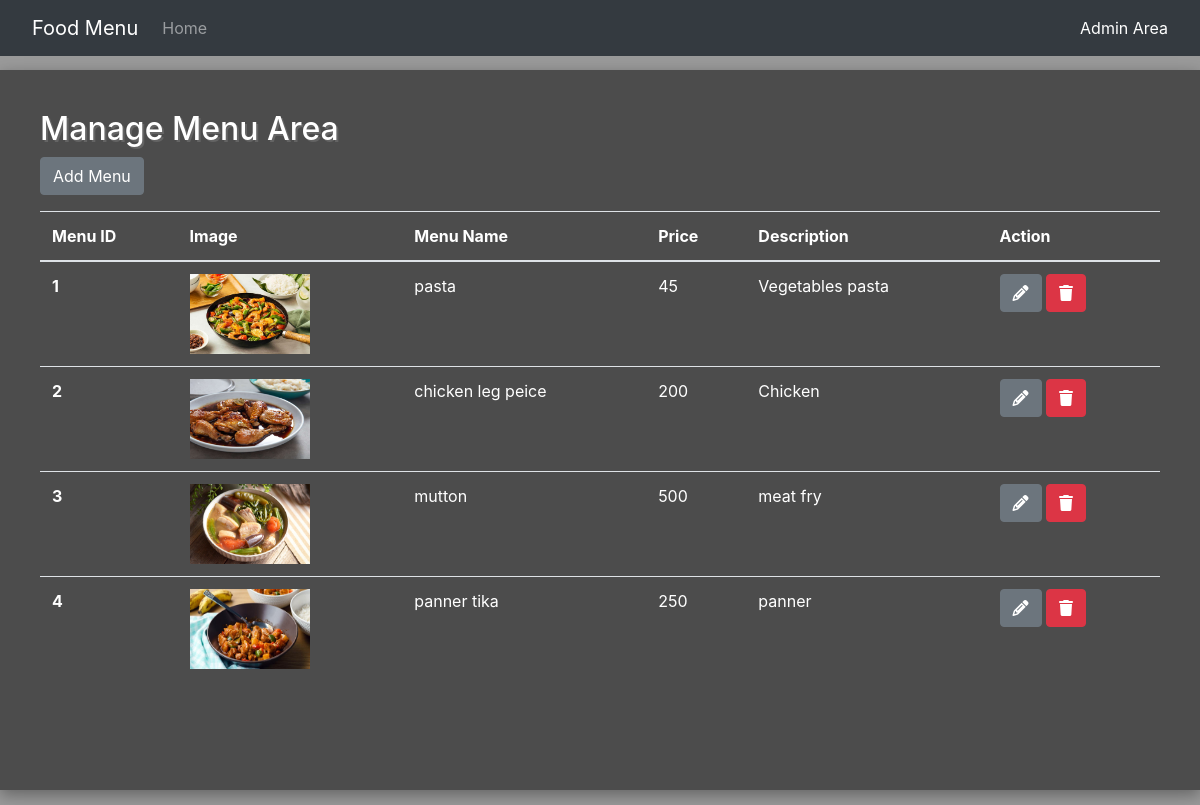
The app's page /admin.php with its own data.
### tables this page shows
CREATE TABLE `tbl_menu` (
  `tbl_menu_id` int(11) NOT NULL AUTO_INCREMENT,
  `image` varchar(255) NOT NULL,
  `menu_name` varchar(255) NOT NULL,
  `price` int(11) NOT NULL,
  `description` text NOT NULL,
  PRIMARY KEY (`tbl_menu_id`)
);

### admin.php (the view, shortened to what this page needs)
<!DOCTYPE html>
<html lang="en">
<head>
    <link rel="stylesheet" href="https://cdn.jsdelivr.net/npm/bootstrap@4.6.2/dist/css/bootstrap.min.css">
    <link rel="stylesheet" href="https://cdnjs.cloudflare.com/ajax/libs/font-awesome/6.5.1/css/all.min.css" />
</head>
<body>
<nav class="navbar navbar-expand-lg navbar-dark bg-dark" id="navbar-header">
        <a class="navbar-brand ml-3" href="#">Food Menu</a>
        <div class="collapse navbar-collapse" id="navbarNav">
            <ul class="navbar-nav">
                <li class="nav-item">
                    <a class="nav-link" href="./index.php">Home</a>
                </li>
            </ul>
            <a class="nav-link ml-auto" href="./admin.php" style="color: rgb(255, 255, 255);">Admin Area</a>
        </div>
    </nav>
    <div class="main">
        <div class="manage-menu-container">
            <h2>Manage Menu Area</h2>
            <div class="menu-container">
                <button type="button" class="btn btn-secondary" data-toggle="modal" data-target="#addMenuModal">Add Menu</button>
                <table class="table table mt-3">
                    <thead>
                        <tr>
                            <th>Menu ID</th>
                            <th>Image</th>
                            <th>Menu Name</th>
                            <th>Price</th>
                            <th>Description</th>
                            <th>Action</th>
                        </tr>
                    </thead>
                    <tbody>
                        <?php
                            include('conn/conn.php');
                            $stmt = $conn->prepare("SELECT * FROM `tbl_menu`");
                            $stmt->execute();
                            $result = $stmt->fetchAll();
                            foreach($result as $row) {
                                $menuID = $row['tbl_menu_id'];
                                $image = $row['image'];
                                $menuName = $row['menu_name'];
                                $price = $row['price'];
                                $description = $row['description'];
                                ?>
                                <tr>
                                    <th id="menuID-<?= $menuID ?>"><?= $menuID ?></th>
                                    <td id="image-<?= $menuID ?>"><img src="images/<?php echo $image ?>" class="img-fluid" style="height: 80px; width:120px;" alt=""></td>
                                    <td id="menuName-<?= $menuID ?>"><?= $menuName ?></td>
                                    <td id="price-<?= $menuID ?>"><?= $price ?></td>
                                    <td id="description-<?= $menuID ?>"><?= $description ?></td>
                                    <td>
                                        <button type="submit" class="btn btn-secondary" onclick="updateMenu('<?= $menuID ?>')"><i class="fa-solid fa-pencil"></i></button>
                                        <button type="button" class="btn btn-danger" onclick="deleteMenu('<?= $menuID ?>')"><i class="fa-solid fa-trash"></i></button>
                                    </td>
                                </tr>
                                <?php
                            }
                        ?>
                    </tbody>
                </table>
            </div>
        </div>
    </div>
</body>
</html>

### admin.php (style rules this page uses)
html { scroll-behavior: smooth; }
body { background-image: url('https://images.unsplash.com/photo-1495195129352-aeb325a55b65?q=80&w=2076&auto=format&fit=crop&ixlib=rb-4.0.3&ixid=M3wxMjA3fDB8MHxwaG90by1wYWdlfHx8fGVufDB8fHx8fA%3D%3D'); background-repeat: no-repeat; background-size: cover; background-attachment: fixed; }
.main { display: flex; justify-content: center; align-items: center; height: 93.6vh; background-color: rgba(0, 0, 0, 0.4); }
.manage-menu-container { display: flex; flex-direction: column; width: 1200px; height: 720px; box-shadow: rgba(0, 0, 0, 0.35) 0px 5px 15px; padding: 40px; background-color: rgba(0, 0, 0, 0.5); }
.manage-menu-container > h2 { color: rgb(255, 255, 255); text-shadow: 2px 2px rgb(100, 100, 100); }
table { color: rgb(255, 255, 255) !important; }

### records on screen
tbl_menu: tbl_menu_id "1", image (picture), menu_name "pasta", price "45", description "Vegetables pasta"
tbl_menu: tbl_menu_id "2", image (picture), menu_name "chicken leg peice", price "200", description "Chicken"
tbl_menu: tbl_menu_id "3", image (picture), menu_name "mutton", price "500", description "meat fry"
tbl_menu: tbl_menu_id "4", image (picture), menu_name "panner tika", price "250", description "panner"
